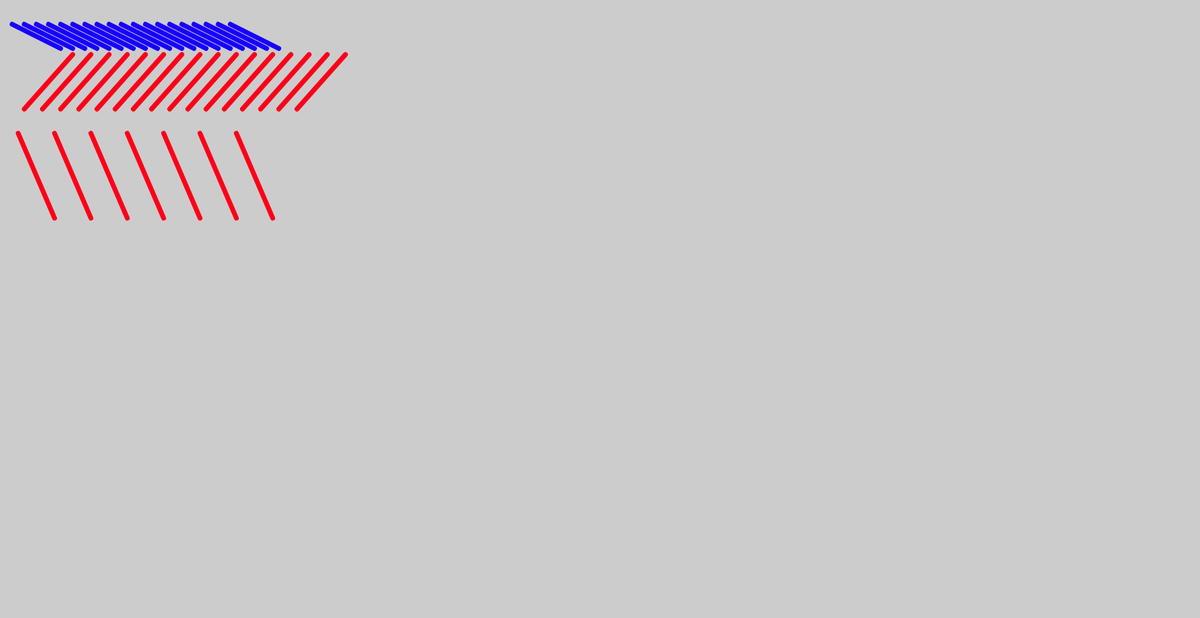
Frame 1 (no input)
Frame 60 (no input): identical to frame 1, image omitted
Frame 120 (the mouse pressed at the canvas centre since frame 60): identical to frame 1, image omitted

The p5.js sketch that drew this single still picture (run headless with seeded random() and noise() and a simulated clock; from frame 60 on, the mouse is pressed at the canvas centre):

// p5.js sketch
// ── sketch.js
//  Variables:


function setup() {
    createCanvas(1980, 1020);
    strokeWeight(8);
}

function draw() {
    background(204);

    // line(x1,y1,x2,y2);
    // Loops for the same lines:
    stroke(25, 0, 254);
    for (var i = 20; i < 400; i += 20) {
        line(i, 40, i + 80, 80);
    }

    stroke(254, 0, 25);
    for (var i = 120; i < 600; i += 30) {
        line(i, 90, i - 80, 180);
    }


    for (var i = 30; i < 400; i += 60) {
        line(i, 220, i + 60, 360);
    }











}
